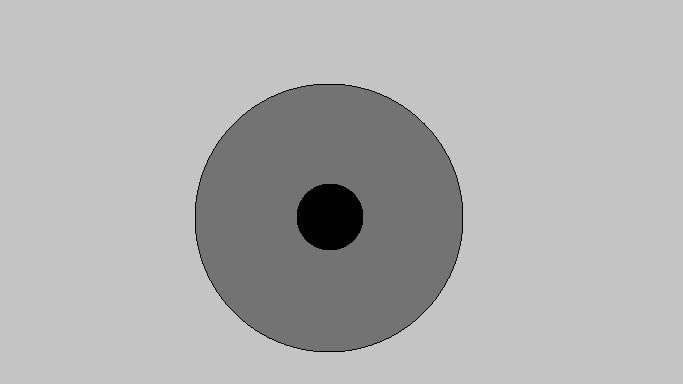
%> input picture images/artificial_eye.jpg, 683 x 384 px
$ octave detect_edges_2.m   (GNU Octave 9; MATLAB toolbox functions it lacks are replaced by stand-ins)
%> lines starting %> are read from the running program, lines starting %| are printed output that depends on the picture
image = imread("images/artificial_eye.jpg");
%> image is the input picture: size 384x683x3 uint8; min 0, max 229, mean 176.6
image_gr = rgb2gray(image);
image_gr = im2double(image_gr);
%> image_gr: size 384x683 double
imshow(image_gr)

% zmien rozdzielczość obrazu

% Define Gaussian filter kernel
sigma = 10;  % Standard deviation
filter_size = 5*sigma;  % Filter size
kernel = fspecial('gaussian', filter_size, sigma);
% Apply Gaussian filter
filtered_image = imfilter(image_gr, kernel, 'conv', 'replicate');
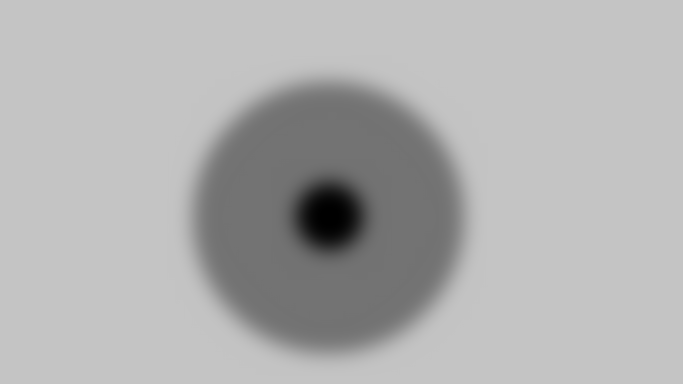
%> filtered_image: size 384x683 double; min 6.29e-05, max 0.769, mean 0.693


Gh = [-1,-1,-1,-1,0,1,1,1,1]; %horizontal
Gv = Gh'; %vertical

horizontal = conv2(double(filtered_image), Gh, 'same');
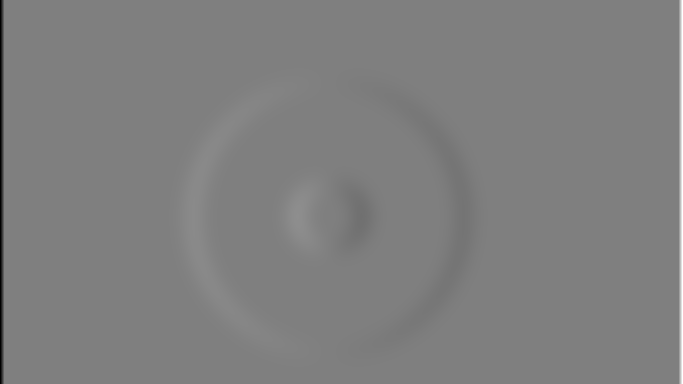
%> horizontal: size 384x683 double; min -3.07, max 3.07, mean 1.35e-16; drawn with min black and max white
vertical = conv2(double(filtered_image), Gv, 'same');
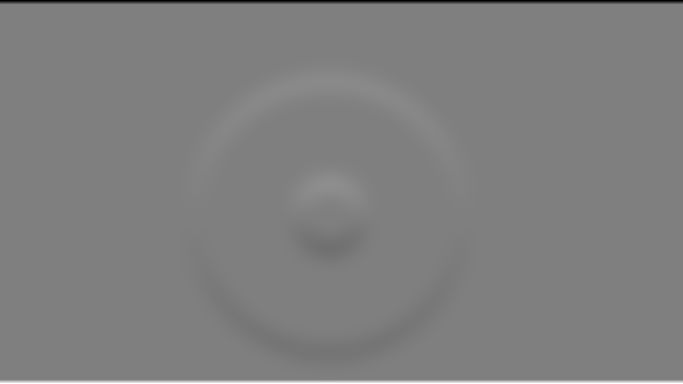
%> vertical: size 384x683 double; min -3.07, max 3.07, mean -1.47e-16; drawn with min black and max white

horizontal = horizontal.*horizontal;
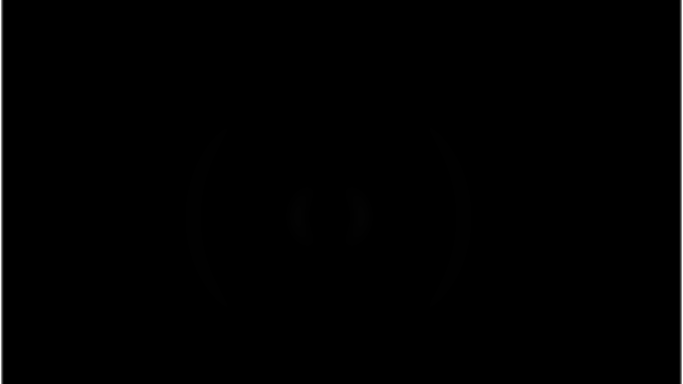
%> horizontal: size 384x683 double; min 0, max 9.45, mean 0.0547; drawn with min black and max white
vertical = vertical.*vertical;
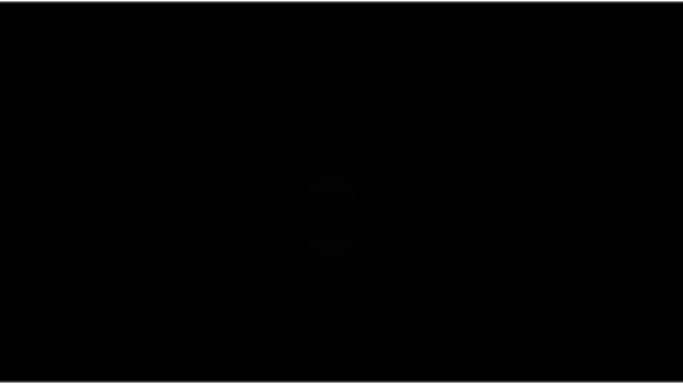
%> vertical: size 384x683 double; min 0, max 9.45, mean 0.0951; drawn with min black and max white

result = horizontal + vertical;
result = sqrt(result);
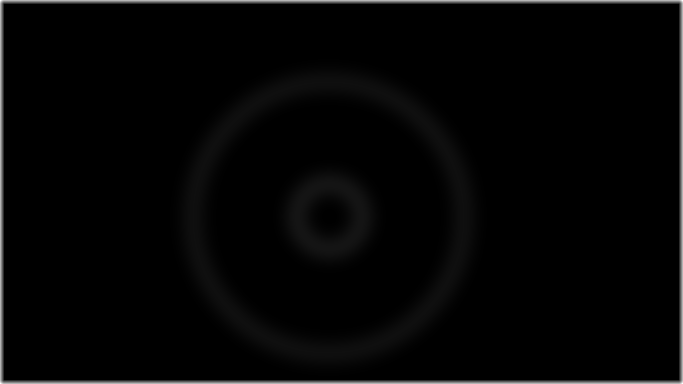
%> result: size 384x683 double; min 0, max 4.35, mean 0.0898; drawn with min black and max white
% [7 lines of commented-out code are left out]

figure()
imshow(result)
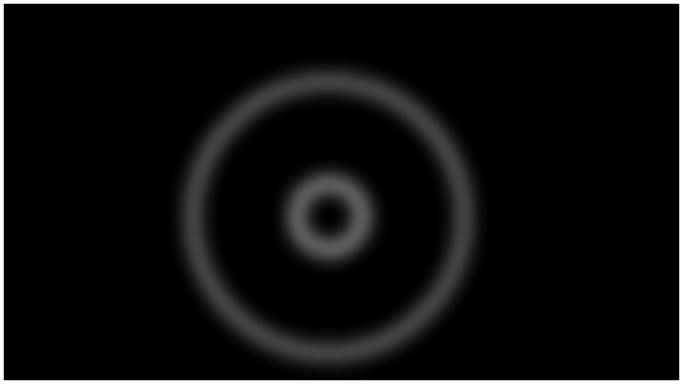
%> displayed picture: size 384x683, on the screen's scale of 0 to 255; min 0, max 255, mean 14.8


% brac dwa razy mniejsza rozdzielczosc
% mniej proimeini do przeszukiwania
% jest duzo szybciej
% ale potem trzeba wrocic do pelenej rozdzielczosci i trzeba przekazac
% wspolrzedne srodka i promien (x2 wieksze czy zalezy ile tam
% zmniejszylismy
